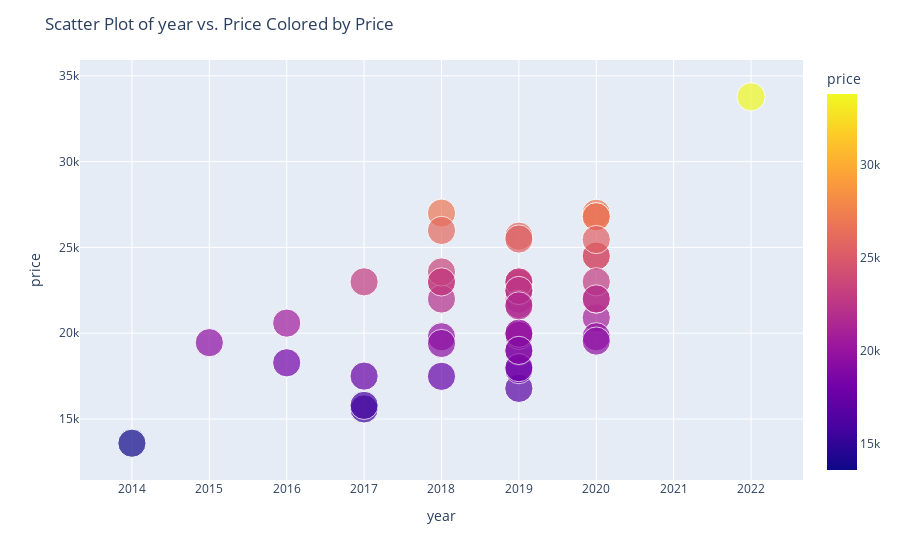
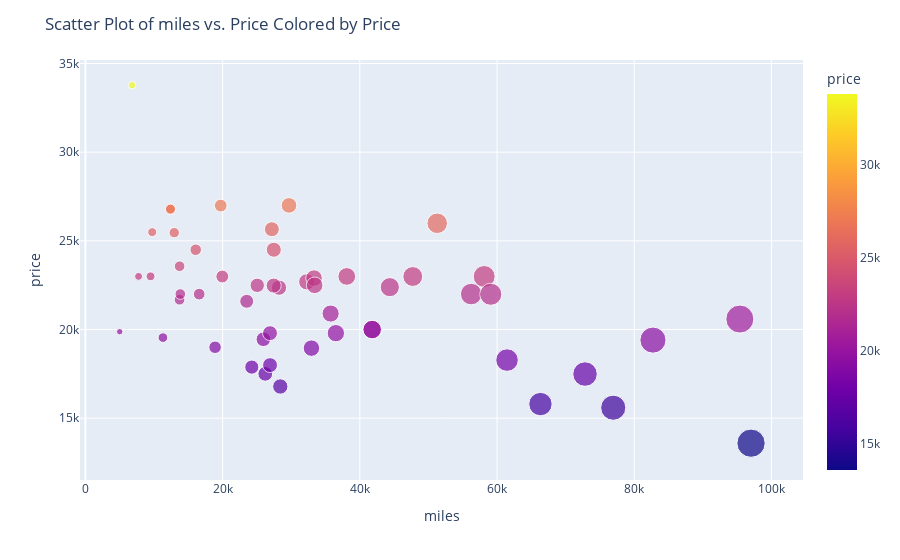
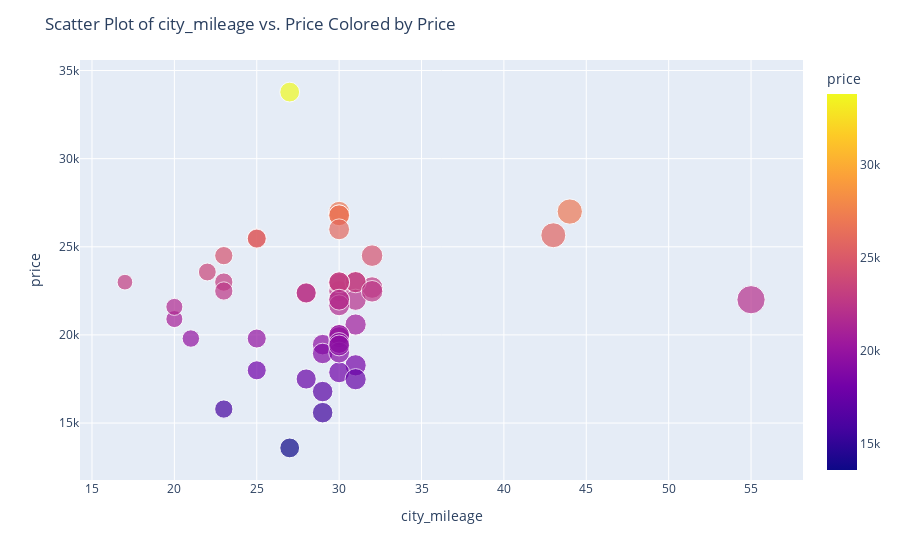
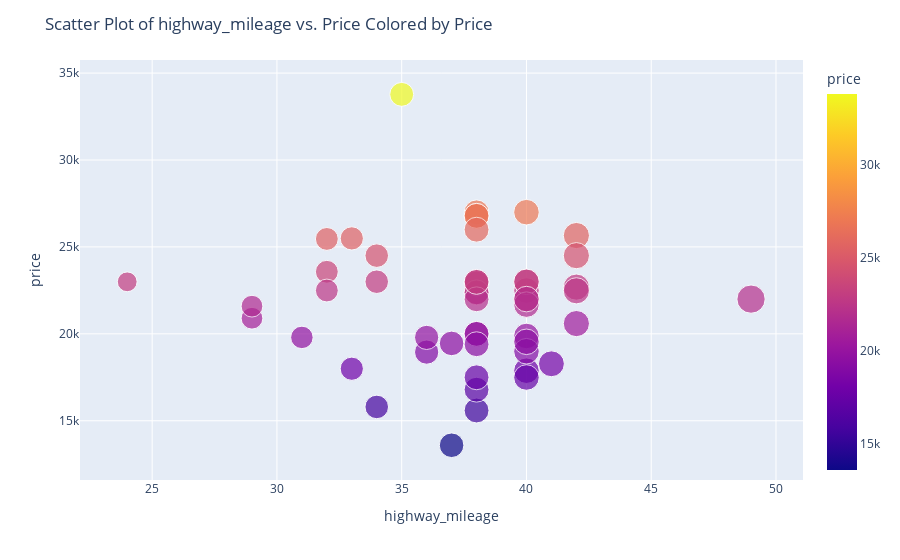

Source (notebook cell) for these figures, in order:
### Code cell
for i in [j for j in variables if df[j].dtype!='O']:
    fig = px.scatter(df, x=i, y='price', color='price', size=i)
    fig.update_layout(title=f'Scatter Plot of {i} vs. Price Colored by Price', xaxis_title=i, yaxis_title='price')
    fig.show()

### Figure 1 — Plotly figure (JSON) as saved in the notebook; plotly's stock layout.template omitted (floating-point values rounded to 4 significant figures)
{"data": [{"hovertemplate": "year=%{marker.size}<br>price=%{marker.color}<extra></extra>", "legendgroup": "", "marker": {"color": [25655, 15590, 13590, 20590, 16787, 18277, 33777, 26999, 22491, 17500, 19450, 22688, 22988, 26988, 24498, 22360, 26788, 22899, 21998, 17880, 22993, 20900, 18949, 19795, 15795, 24498, 26788, 19998, 17993, 21994, 25491, 22995, 22388, 25460, 19877, 19998, 23570, 18999, 25991, 19795, 22991, 22476, 21988, 22988, 22999, 21680, 17488, 22493, 21999, 21591, 19542, 19403], "coloraxis": "coloraxis", "size": [2019, 2017, 2014, 2016, 2019, 2016, 2022, 2018, 2019, 2017, 2015, 2019, 2018, 2020, 2020, 2019, 2020, 2019, 2019, 2019, 2019, 2020, 2019, 2018, 2017, 2020, 2020, 2019, 2019, 2018, 2019, 2017, 2019, 2020, 2019, 2019, 2018, 2019, 2018, 2020, 2018, 2019, 2020, 2019, 2020, 2019, 2018, 2019, 2020, 2019, 2020, 2018], "sizemode": "area", "sizeref": 5.055, "symbol": "circle"}, "mode": "markers", "name": "", "orientation": "v", "showlegend": false, "type": "scatter", "x": [2019, 2017, 2014, 2016, 2019, 2016, 2022, 2018, 2019, 2017, 2015, 2019, 2018, 2020, 2020, 2019, 2020, 2019, 2019, 2019, 2019, 2020, 2019, 2018, 2017, 2020, 2020, 2019, 2019, 2018, 2019, 2017, 2019, 2020, 2019, 2019, 2018, 2019, 2018, 2020, 2018, 2019, 2020, 2019, 2020, 2019, 2018, 2019, 2020, 2019, 2020, 2018], "xaxis": "x", "y": [25655, 15590, 13590, 20590, 16787, 18277, 33777, 26999, 22491, 17500, 19450, 22688, 22988, 26988, 24498, 22360, 26788, 22899, 21998, 17880, 22993, 20900, 18949, 19795, 15795, 24498, 26788, 19998, 17993, 21994, 25491, 22995, 22388, 25460, 19877, 19998, 23570, 18999, 25991, 19795, 22991, 22476, 21988, 22988, 22999, 21680, 17488, 22493, 21999, 21591, 19542, 19403], "yaxis": "y"}], "layout": {"coloraxis": {"colorbar": {"title": {"text": "price"}}, "colorscale": [[0, "#0d0887"], [0.1111, "#46039f"], [0.2222, "#7201a8"], [0.3333, "#9c179e"], [0.4444, "#bd3786"], [0.5556, "#d8576b"], [0.6667, "#ed7953"], [0.7778, "#fb9f3a"], [0.8889, "#fdca26"], [1, "#f0f921"]]}, "legend": {"itemsizing": "constant", "tracegroupgap": 0}, "margin": {"t": 60}, "title": {"text": "Scatter Plot of year vs. Price Colored by Price"}, "xaxis": {"anchor": "y", "domain": [0, 1], "title": {"text": "year"}}, "yaxis": {"anchor": "x", "domain": [0, 1], "title": {"text": "price"}}}}

### Figure 2 — Plotly figure (JSON) as saved in the notebook; plotly's stock layout.template omitted (floating-point values rounded to 4 significant figures)
{"data": [{"hovertemplate": "miles=%{marker.size}<br>price=%{marker.color}<extra></extra>", "legendgroup": "", "marker": {"color": [25655, 15590, 13590, 20590, 16787, 18277, 33777, 26999, 22491, 17500, 19450, 22688, 22988, 26988, 24498, 22360, 26788, 22899, 21998, 17880, 22993, 20900, 18949, 19795, 15795, 24498, 26788, 19998, 17993, 21994, 25491, 22995, 22388, 25460, 19877, 19998, 23570, 18999, 25991, 19795, 22991, 22476, 21988, 22988, 22999, 21680, 17488, 22493, 21999, 21591, 19542, 19403], "coloraxis": "coloraxis", "size": [27173, 76941, 97027, 95396, 28405, 61459, 6811, 29674, 25044, 26215, 25939, 32270, 19950, 19719, 16076, 28214, 12395, 33322, 56233, 24250, 38097, 35743, 32946, 26905, 66329, 27457, 12395, 41799, 26910, 16581, 9736, 7743, 44371, 12944, 5000, 41799, 13726, 18898, 51279, 36506, 58126, 27440, 59090, 47715, 9495, 13721, 72827, 33412, 13830, 23507, 11296, 82729], "sizemode": "area", "sizeref": 242.6, "symbol": "circle"}, "mode": "markers", "name": "", "orientation": "v", "showlegend": false, "type": "scatter", "x": [27173, 76941, 97027, 95396, 28405, 61459, 6811, 29674, 25044, 26215, 25939, 32270, 19950, 19719, 16076, 28214, 12395, 33322, 56233, 24250, 38097, 35743, 32946, 26905, 66329, 27457, 12395, 41799, 26910, 16581, 9736, 7743, 44371, 12944, 5000, 41799, 13726, 18898, 51279, 36506, 58126, 27440, 59090, 47715, 9495, 13721, 72827, 33412, 13830, 23507, 11296, 82729], "xaxis": "x", "y": [25655, 15590, 13590, 20590, 16787, 18277, 33777, 26999, 22491, 17500, 19450, 22688, 22988, 26988, 24498, 22360, 26788, 22899, 21998, 17880, 22993, 20900, 18949, 19795, 15795, 24498, 26788, 19998, 17993, 21994, 25491, 22995, 22388, 25460, 19877, 19998, 23570, 18999, 25991, 19795, 22991, 22476, 21988, 22988, 22999, 21680, 17488, 22493, 21999, 21591, 19542, 19403], "yaxis": "y"}], "layout": {"coloraxis": {"colorbar": {"title": {"text": "price"}}, "colorscale": [[0, "#0d0887"], [0.1111, "#46039f"], [0.2222, "#7201a8"], [0.3333, "#9c179e"], [0.4444, "#bd3786"], [0.5556, "#d8576b"], [0.6667, "#ed7953"], [0.7778, "#fb9f3a"], [0.8889, "#fdca26"], [1, "#f0f921"]]}, "legend": {"itemsizing": "constant", "tracegroupgap": 0}, "margin": {"t": 60}, "title": {"text": "Scatter Plot of miles vs. Price Colored by Price"}, "xaxis": {"anchor": "y", "domain": [0, 1], "title": {"text": "miles"}}, "yaxis": {"anchor": "x", "domain": [0, 1], "title": {"text": "price"}}}}

### Figure 3 — Plotly figure (JSON) as saved in the notebook; plotly's stock layout.template omitted (floating-point values rounded to 4 significant figures)
{"data": [{"hovertemplate": "city_mileage=%{marker.size}<br>price=%{marker.color}<extra></extra>", "legendgroup": "", "marker": {"color": [25655, 15590, 13590, 20590, 16787, 18277, 33777, 26999, 22491, 17500, 19450, 22688, 22988, 26988, 24498, 22360, 26788, 22899, 21998, 17880, 22993, 20900, 18949, 19795, 15795, 24498, 26788, 19998, 17993, 21994, 25491, 22995, 22388, 25460, 19877, 19998, 23570, 18999, 25991, 19795, 22991, 22476, 21988, 22988, 22999, 21680, 17488, 22493, 21999, 21591, 19542, 19403], "coloraxis": "coloraxis", "size": [43, 29, 27, 31, 29, 31, 27, 44, 30, 28, 29, 32, 31, 30, 32, 28, 30, 30, 55, 30, 17, 20, 29, 25, 23, 23, 30, 30, 25, 31, 25, 31, 28, 25, 30, 30, 22, 30, 30, 21, 30, 32, 30, 30, 23, 30, 31, 23, 30, 20, 30, 30], "sizemode": "area", "sizeref": 0.1375, "symbol": "circle"}, "mode": "markers", "name": "", "orientation": "v", "showlegend": false, "type": "scatter", "x": [43, 29, 27, 31, 29, 31, 27, 44, 30, 28, 29, 32, 31, 30, 32, 28, 30, 30, 55, 30, 17, 20, 29, 25, 23, 23, 30, 30, 25, 31, 25, 31, 28, 25, 30, 30, 22, 30, 30, 21, 30, 32, 30, 30, 23, 30, 31, 23, 30, 20, 30, 30], "xaxis": "x", "y": [25655, 15590, 13590, 20590, 16787, 18277, 33777, 26999, 22491, 17500, 19450, 22688, 22988, 26988, 24498, 22360, 26788, 22899, 21998, 17880, 22993, 20900, 18949, 19795, 15795, 24498, 26788, 19998, 17993, 21994, 25491, 22995, 22388, 25460, 19877, 19998, 23570, 18999, 25991, 19795, 22991, 22476, 21988, 22988, 22999, 21680, 17488, 22493, 21999, 21591, 19542, 19403], "yaxis": "y"}], "layout": {"coloraxis": {"colorbar": {"title": {"text": "price"}}, "colorscale": [[0, "#0d0887"], [0.1111, "#46039f"], [0.2222, "#7201a8"], [0.3333, "#9c179e"], [0.4444, "#bd3786"], [0.5556, "#d8576b"], [0.6667, "#ed7953"], [0.7778, "#fb9f3a"], [0.8889, "#fdca26"], [1, "#f0f921"]]}, "legend": {"itemsizing": "constant", "tracegroupgap": 0}, "margin": {"t": 60}, "title": {"text": "Scatter Plot of city_mileage vs. Price Colored by Price"}, "xaxis": {"anchor": "y", "domain": [0, 1], "title": {"text": "city_mileage"}}, "yaxis": {"anchor": "x", "domain": [0, 1], "title": {"text": "price"}}}}

### Figure 4 — Plotly figure (JSON) as saved in the notebook; plotly's stock layout.template omitted (floating-point values rounded to 4 significant figures)
{"data": [{"hovertemplate": "highway_mileage=%{marker.size}<br>price=%{marker.color}<extra></extra>", "legendgroup": "", "marker": {"color": [25655, 15590, 13590, 20590, 16787, 18277, 33777, 26999, 22491, 17500, 19450, 22688, 22988, 26988, 24498, 22360, 26788, 22899, 21998, 17880, 22993, 20900, 18949, 19795, 15795, 24498, 26788, 19998, 17993, 21994, 25491, 22995, 22388, 25460, 19877, 19998, 23570, 18999, 25991, 19795, 22991, 22476, 21988, 22988, 22999, 21680, 17488, 22493, 21999, 21591, 19542, 19403], "coloraxis": "coloraxis", "size": [42, 38, 37, 42, 38, 41, 35, 40, 40, 38, 37, 42, 40, 38, 42, 38, 38, 38, 49, 40, 24, 29, 36, 36, 34, 34, 38, 38, 33, 40, 33, 40, 38, 32, 40, 38, 32, 40, 38, 31, 38, 42, 38, 38, 34, 40, 40, 32, 40, 29, 40, 38], "sizemode": "area", "sizeref": 0.1225, "symbol": "circle"}, "mode": "markers", "name": "", "orientation": "v", "showlegend": false, "type": "scatter", "x": [42, 38, 37, 42, 38, 41, 35, 40, 40, 38, 37, 42, 40, 38, 42, 38, 38, 38, 49, 40, 24, 29, 36, 36, 34, 34, 38, 38, 33, 40, 33, 40, 38, 32, 40, 38, 32, 40, 38, 31, 38, 42, 38, 38, 34, 40, 40, 32, 40, 29, 40, 38], "xaxis": "x", "y": [25655, 15590, 13590, 20590, 16787, 18277, 33777, 26999, 22491, 17500, 19450, 22688, 22988, 26988, 24498, 22360, 26788, 22899, 21998, 17880, 22993, 20900, 18949, 19795, 15795, 24498, 26788, 19998, 17993, 21994, 25491, 22995, 22388, 25460, 19877, 19998, 23570, 18999, 25991, 19795, 22991, 22476, 21988, 22988, 22999, 21680, 17488, 22493, 21999, 21591, 19542, 19403], "yaxis": "y"}], "layout": {"coloraxis": {"colorbar": {"title": {"text": "price"}}, "colorscale": [[0, "#0d0887"], [0.1111, "#46039f"], [0.2222, "#7201a8"], [0.3333, "#9c179e"], [0.4444, "#bd3786"], [0.5556, "#d8576b"], [0.6667, "#ed7953"], [0.7778, "#fb9f3a"], [0.8889, "#fdca26"], [1, "#f0f921"]]}, "legend": {"itemsizing": "constant", "tracegroupgap": 0}, "margin": {"t": 60}, "title": {"text": "Scatter Plot of highway_mileage vs. Price Colored by Price"}, "xaxis": {"anchor": "y", "domain": [0, 1], "title": {"text": "highway_mileage"}}, "yaxis": {"anchor": "x", "domain": [0, 1], "title": {"text": "price"}}}}
